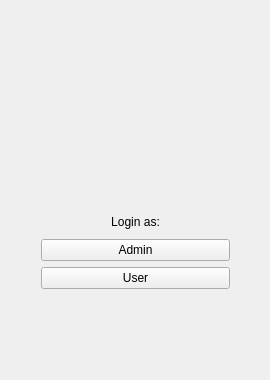
<?xml version="1.0" encoding="UTF-8"?>
<ui version="4.0">
 <class>LoginWindow</class>
 <widget class="QMainWindow" name="LoginWindow">
  <property name="geometry">
   <rect>
    <x>0</x>
    <y>0</y>
    <width>270</width>
    <height>380</height>
   </rect>
  </property>
  <property name="windowTitle">
   <string>LoginWindow</string>
  </property>
  <widget class="QWidget" name="centralWidget">
   <widget class="QLabel" name="pixLogin">
    <property name="geometry">
     <rect>
      <x>50</x>
      <y>40</y>
      <width>171</width>
      <height>141</height>
     </rect>
    </property>
    <property name="text">
     <string/>
    </property>
    <property name="scaledContents">
     <bool>false</bool>
    </property>
    <property name="alignment">
     <set>Qt::AlignCenter</set>
    </property>
   </widget>
   <widget class="QLabel" name="lblProgramName">
    <property name="geometry">
     <rect>
      <x>30</x>
      <y>340</y>
      <width>211</width>
      <height>20</height>
     </rect>
    </property>
    <property name="font">
     <font>
      <pointsize>8</pointsize>
     </font>
    </property>
    <property name="text">
     <string/>
    </property>
    <property name="alignment">
     <set>Qt::AlignCenter</set>
    </property>
   </widget>
   <widget class="QWidget" name="layoutWidget">
    <property name="geometry">
     <rect>
      <x>30</x>
      <y>200</y>
      <width>211</width>
      <height>100</height>
     </rect>
    </property>
    <layout class="QVBoxLayout" name="vrtLogin">
     <item>
      <widget class="QLabel" name="lblLogin">
       <property name="text">
        <string>Login as:</string>
       </property>
       <property name="alignment">
        <set>Qt::AlignCenter</set>
       </property>
      </widget>
     </item>
     <item>
      <widget class="QPushButton" name="btnAdminLogin">
       <property name="text">
        <string>Admin</string>
       </property>
      </widget>
     </item>
     <item>
      <widget class="QPushButton" name="btnUserLogin">
       <property name="text">
        <string>User</string>
       </property>
      </widget>
     </item>
    </layout>
   </widget>
  </widget>
 </widget>
 <layoutdefault spacing="6" margin="11"/>
 <resources/>
 <connections/>
</ui>
